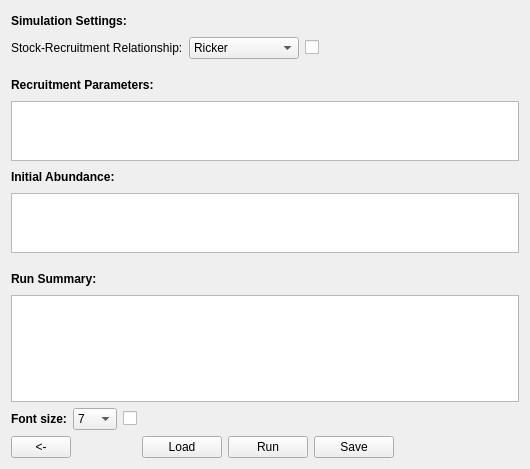
<?xml version="1.0" encoding="UTF-8"?>
<ui version="4.0">
 <class>Simulation_Tab2_RunSummaryTab</class>
 <widget class="QWidget" name="Simulation_Tab2_RunSummaryTab">
  <property name="geometry">
   <rect>
    <x>0</x>
    <y>0</y>
    <width>530</width>
    <height>469</height>
   </rect>
  </property>
  <property name="windowTitle">
   <string>Form</string>
  </property>
  <layout class="QVBoxLayout" name="verticalLayout_4">
   <item>
    <layout class="QHBoxLayout" name="horizontalLayout_4">
     <item>
      <widget class="QLabel" name="label_2">
       <property name="font">
        <font>
         <weight>75</weight>
         <bold>true</bold>
        </font>
       </property>
       <property name="text">
        <string>Simulation Settings:</string>
       </property>
      </widget>
     </item>
     <item>
      <widget class="QLabel" name="Simulation_Tab2_SpeciesLBL">
       <property name="text">
        <string/>
       </property>
      </widget>
     </item>
     <item>
      <spacer name="horizontalSpacer_5">
       <property name="orientation">
        <enum>Qt::Horizontal</enum>
       </property>
       <property name="sizeHint" stdset="0">
        <size>
         <width>40</width>
         <height>20</height>
        </size>
       </property>
      </spacer>
     </item>
    </layout>
   </item>
   <item>
    <layout class="QHBoxLayout" name="horizontalLayout">
     <item>
      <widget class="QLabel" name="label">
       <property name="text">
        <string>Stock-Recruitment Relationship:</string>
       </property>
      </widget>
     </item>
     <item>
      <widget class="QComboBox" name="Simulation_Tab2_RecruitmentCMB">
       <property name="sizePolicy">
        <sizepolicy hsizetype="Fixed" vsizetype="Fixed">
         <horstretch>0</horstretch>
         <verstretch>0</verstretch>
        </sizepolicy>
       </property>
       <property name="minimumSize">
        <size>
         <width>110</width>
         <height>0</height>
        </size>
       </property>
       <property name="maximumSize">
        <size>
         <width>110</width>
         <height>16777215</height>
        </size>
       </property>
       <item>
        <property name="text">
         <string>Ricker</string>
        </property>
       </item>
       <item>
        <property name="text">
         <string>Beverton-Holt</string>
        </property>
       </item>
      </widget>
     </item>
     <item>
      <widget class="QCheckBox" name="Simulation_Tab2_AutoRunCB">
       <property name="toolTip">
        <string>Causes Simulation to run after a change in Recruitment algorithm</string>
       </property>
       <property name="statusTip">
        <string>Causes Simulation to run after a change in Recruitment algorithm</string>
       </property>
       <property name="text">
        <string/>
       </property>
      </widget>
     </item>
     <item>
      <spacer name="horizontalSpacer_2">
       <property name="orientation">
        <enum>Qt::Horizontal</enum>
       </property>
       <property name="sizeHint" stdset="0">
        <size>
         <width>40</width>
         <height>20</height>
        </size>
       </property>
      </spacer>
     </item>
    </layout>
   </item>
   <item>
    <spacer name="verticalSpacer">
     <property name="orientation">
      <enum>Qt::Vertical</enum>
     </property>
     <property name="sizeType">
      <enum>QSizePolicy::Fixed</enum>
     </property>
     <property name="sizeHint" stdset="0">
      <size>
       <width>20</width>
       <height>10</height>
      </size>
     </property>
    </spacer>
   </item>
   <item>
    <layout class="QVBoxLayout" name="verticalLayout_3">
     <item>
      <layout class="QHBoxLayout" name="horizontalLayout_6">
       <item>
        <widget class="QLabel" name="label_6">
         <property name="font">
          <font>
           <weight>75</weight>
           <bold>true</bold>
          </font>
         </property>
         <property name="text">
          <string>Recruitment Parameters:</string>
         </property>
        </widget>
       </item>
       <item>
        <spacer name="horizontalSpacer_7">
         <property name="orientation">
          <enum>Qt::Horizontal</enum>
         </property>
         <property name="sizeHint" stdset="0">
          <size>
           <width>40</width>
           <height>20</height>
          </size>
         </property>
        </spacer>
       </item>
      </layout>
     </item>
     <item>
      <widget class="QTableView" name="Simulation_Tab2_RecruitmentParametersTV">
       <property name="sizePolicy">
        <sizepolicy hsizetype="Expanding" vsizetype="Fixed">
         <horstretch>0</horstretch>
         <verstretch>0</verstretch>
        </sizepolicy>
       </property>
       <property name="minimumSize">
        <size>
         <width>0</width>
         <height>60</height>
        </size>
       </property>
       <property name="maximumSize">
        <size>
         <width>16777215</width>
         <height>60</height>
        </size>
       </property>
      </widget>
     </item>
    </layout>
   </item>
   <item>
    <layout class="QVBoxLayout" name="verticalLayout_2">
     <item>
      <layout class="QHBoxLayout" name="horizontalLayout_3">
       <item>
        <widget class="QLabel" name="label_4">
         <property name="font">
          <font>
           <weight>75</weight>
           <bold>true</bold>
          </font>
         </property>
         <property name="text">
          <string>Initial Abundance:</string>
         </property>
        </widget>
       </item>
       <item>
        <spacer name="horizontalSpacer_4">
         <property name="orientation">
          <enum>Qt::Horizontal</enum>
         </property>
         <property name="sizeHint" stdset="0">
          <size>
           <width>40</width>
           <height>20</height>
          </size>
         </property>
        </spacer>
       </item>
      </layout>
     </item>
     <item>
      <widget class="QTableView" name="Simulation_Tab2_InitialAbundanceTV">
       <property name="sizePolicy">
        <sizepolicy hsizetype="Expanding" vsizetype="Fixed">
         <horstretch>0</horstretch>
         <verstretch>0</verstretch>
        </sizepolicy>
       </property>
       <property name="minimumSize">
        <size>
         <width>0</width>
         <height>60</height>
        </size>
       </property>
       <property name="maximumSize">
        <size>
         <width>16777215</width>
         <height>60</height>
        </size>
       </property>
      </widget>
     </item>
    </layout>
   </item>
   <item>
    <spacer name="verticalSpacer_2">
     <property name="orientation">
      <enum>Qt::Vertical</enum>
     </property>
     <property name="sizeType">
      <enum>QSizePolicy::Fixed</enum>
     </property>
     <property name="sizeHint" stdset="0">
      <size>
       <width>20</width>
       <height>10</height>
      </size>
     </property>
    </spacer>
   </item>
   <item>
    <layout class="QVBoxLayout" name="verticalLayout">
     <item>
      <layout class="QHBoxLayout" name="horizontalLayout_2">
       <item>
        <widget class="QLabel" name="label_3">
         <property name="font">
          <font>
           <weight>75</weight>
           <bold>true</bold>
          </font>
         </property>
         <property name="text">
          <string>Run Summary:</string>
         </property>
        </widget>
       </item>
       <item>
        <spacer name="horizontalSpacer_3">
         <property name="orientation">
          <enum>Qt::Horizontal</enum>
         </property>
         <property name="sizeHint" stdset="0">
          <size>
           <width>40</width>
           <height>20</height>
          </size>
         </property>
        </spacer>
       </item>
      </layout>
     </item>
     <item>
      <widget class="QTextEdit" name="Simulation_Tab2_SummaryTE"/>
     </item>
    </layout>
   </item>
   <item>
    <layout class="QHBoxLayout" name="horizontalLayout_5">
     <item>
      <widget class="QLabel" name="label_5">
       <property name="font">
        <font>
         <weight>75</weight>
         <bold>true</bold>
        </font>
       </property>
       <property name="text">
        <string>Font size:</string>
       </property>
      </widget>
     </item>
     <item>
      <widget class="QComboBox" name="Simulation_Tab2_FontSizeCMB">
       <property name="toolTip">
        <string>Change font size of Summary information</string>
       </property>
       <property name="statusTip">
        <string>Change font size of Summary information</string>
       </property>
       <item>
        <property name="text">
         <string>7</string>
        </property>
       </item>
       <item>
        <property name="text">
         <string>8</string>
        </property>
       </item>
       <item>
        <property name="text">
         <string>9</string>
        </property>
       </item>
       <item>
        <property name="text">
         <string>10</string>
        </property>
       </item>
       <item>
        <property name="text">
         <string>11</string>
        </property>
       </item>
       <item>
        <property name="text">
         <string>12</string>
        </property>
       </item>
       <item>
        <property name="text">
         <string>13</string>
        </property>
       </item>
       <item>
        <property name="text">
         <string>14</string>
        </property>
       </item>
       <item>
        <property name="text">
         <string>15</string>
        </property>
       </item>
       <item>
        <property name="text">
         <string>16</string>
        </property>
       </item>
       <item>
        <property name="text">
         <string>17</string>
        </property>
       </item>
       <item>
        <property name="text">
         <string>18</string>
        </property>
       </item>
       <item>
        <property name="text">
         <string>19</string>
        </property>
       </item>
       <item>
        <property name="text">
         <string>20</string>
        </property>
       </item>
       <item>
        <property name="text">
         <string>21</string>
        </property>
       </item>
      </widget>
     </item>
     <item>
      <widget class="QCheckBox" name="Simulation_Tab2_ClearCB">
       <property name="toolTip">
        <string>Clear the Summary information prior to the next Run</string>
       </property>
       <property name="statusTip">
        <string>Clear the Summary information prior to the next Run</string>
       </property>
       <property name="text">
        <string/>
       </property>
      </widget>
     </item>
     <item>
      <spacer name="horizontalSpacer_6">
       <property name="orientation">
        <enum>Qt::Horizontal</enum>
       </property>
       <property name="sizeHint" stdset="0">
        <size>
         <width>40</width>
         <height>20</height>
        </size>
       </property>
      </spacer>
     </item>
    </layout>
   </item>
   <item>
    <layout class="QHBoxLayout" name="horizontalLayout_87">
     <item>
      <widget class="QPushButton" name="Simulation_Tab2_PrevPB">
       <property name="sizePolicy">
        <sizepolicy hsizetype="Fixed" vsizetype="Fixed">
         <horstretch>0</horstretch>
         <verstretch>0</verstretch>
        </sizepolicy>
       </property>
       <property name="minimumSize">
        <size>
         <width>60</width>
         <height>0</height>
        </size>
       </property>
       <property name="maximumSize">
        <size>
         <width>60</width>
         <height>16777215</height>
        </size>
       </property>
       <property name="toolTip">
        <string>Go to the previous page</string>
       </property>
       <property name="statusTip">
        <string>Go to the previous page</string>
       </property>
       <property name="text">
        <string>&lt;-</string>
       </property>
      </widget>
     </item>
     <item>
      <spacer name="horizontalSpacer_95">
       <property name="orientation">
        <enum>Qt::Horizontal</enum>
       </property>
       <property name="sizeHint" stdset="0">
        <size>
         <width>40</width>
         <height>20</height>
        </size>
       </property>
      </spacer>
     </item>
     <item>
      <widget class="QPushButton" name="Simulation_Tab2_LoadPB">
       <property name="toolTip">
        <string>Load above data from database</string>
       </property>
       <property name="statusTip">
        <string>Load above data from database</string>
       </property>
       <property name="text">
        <string>Load</string>
       </property>
      </widget>
     </item>
     <item>
      <widget class="QPushButton" name="Simulation_Tab2_RunPB">
       <property name="enabled">
        <bool>true</bool>
       </property>
       <property name="toolTip">
        <string>Run Model</string>
       </property>
       <property name="statusTip">
        <string>Run Model</string>
       </property>
       <property name="text">
        <string>Run</string>
       </property>
      </widget>
     </item>
     <item>
      <widget class="QPushButton" name="Simulation_Tab2_SavePB">
       <property name="toolTip">
        <string>Save above table data</string>
       </property>
       <property name="statusTip">
        <string>Save above table data</string>
       </property>
       <property name="text">
        <string>Save</string>
       </property>
      </widget>
     </item>
     <item>
      <spacer name="verticalSpacer_42">
       <property name="orientation">
        <enum>Qt::Horizontal</enum>
       </property>
       <property name="sizeType">
        <enum>QSizePolicy::Expanding</enum>
       </property>
       <property name="sizeHint" stdset="0">
        <size>
         <width>48</width>
         <height>20</height>
        </size>
       </property>
      </spacer>
     </item>
     <item>
      <spacer name="horizontalSpacer">
       <property name="orientation">
        <enum>Qt::Horizontal</enum>
       </property>
       <property name="sizeType">
        <enum>QSizePolicy::Fixed</enum>
       </property>
       <property name="sizeHint" stdset="0">
        <size>
         <width>60</width>
         <height>20</height>
        </size>
       </property>
      </spacer>
     </item>
    </layout>
   </item>
  </layout>
 </widget>
 <resources/>
 <connections/>
</ui>
